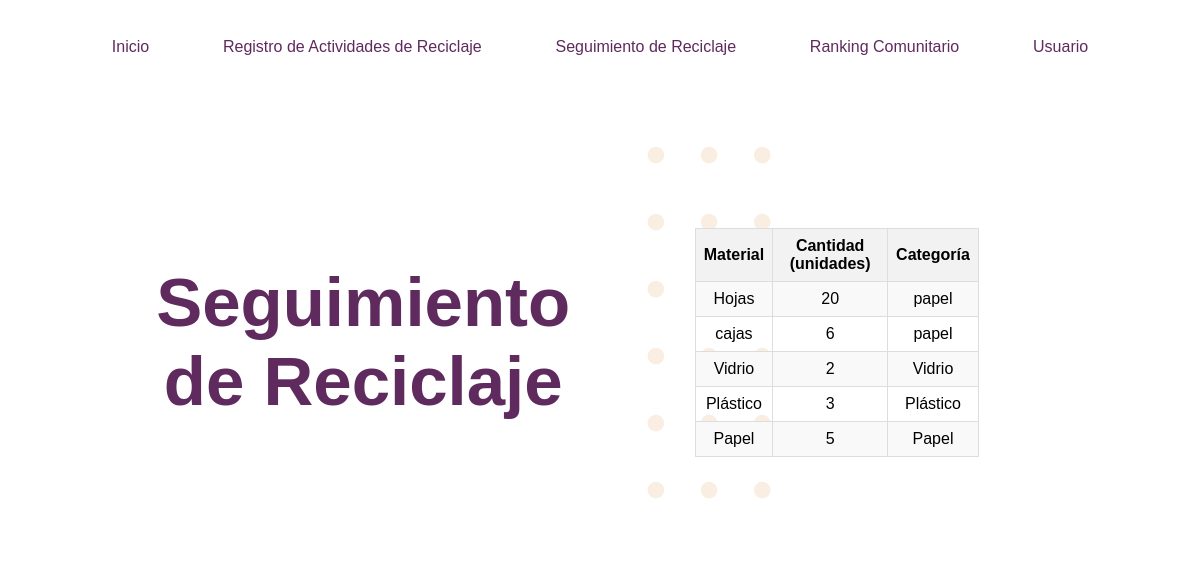
The app's page /seguimiento (signed in), older data.
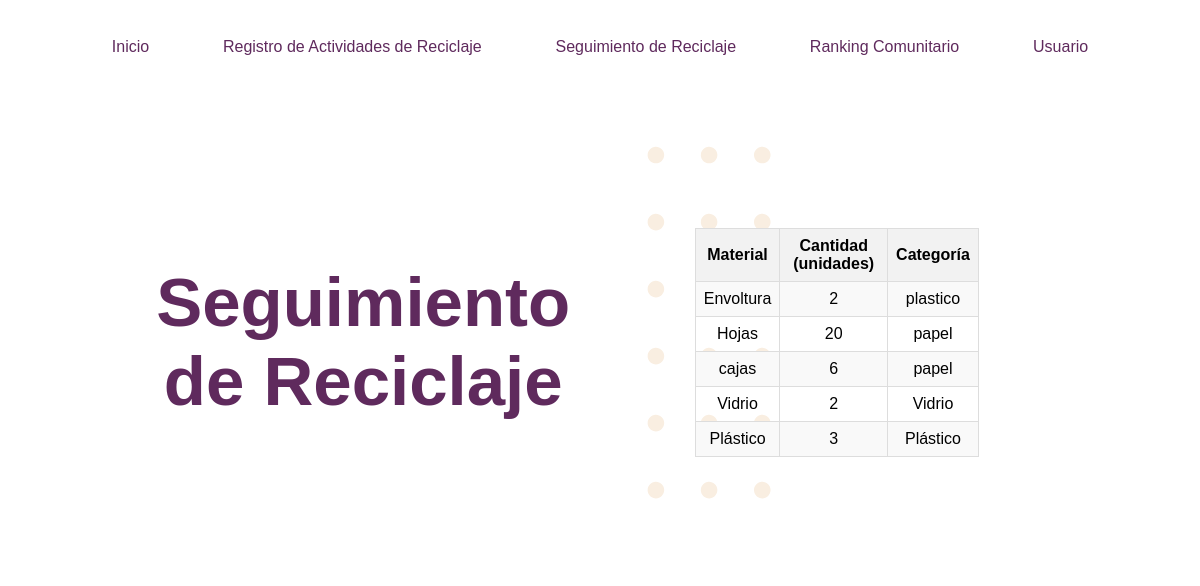
The same page, newer data.
### tables this page shows
CREATE TABLE actividades_reciclaje (    id INTEGER PRIMARY KEY,    usuario_id INTEGER,    material TEXT,    cantidad INTEGER,    categoria TEXT,    FOREIGN KEY (usuario_id) REFERENCES usuarios (id));

### app.py (the view)
@app.route('/seguimiento', methods=['GET'])
def seguimiento():
    if 'usuario' in session:
        usuario_actual = obtener_usuario_por_correo_id(session['usuario'])
        actividades_recientes = obtener_actividades_recientes(usuario_actual[0])
        return render_template('seguimiento.html', actividades_recientes=actividades_recientes)
    else:
        return redirect(url_for('inicio_sesion'))

### app.py (called while the page is built)
def conectar_bd():
    return sqlite3.connect('reciclaje.db')

def obtener_usuario_por_correo_id(correo):
    conn = conectar_bd()
    cursor = conn.cursor()
    cursor.execute('SELECT id, nombre, correo, puntos FROM usuarios WHERE correo = ?', (correo,))
    usuario = cursor.fetchone()
    conn.close()
    return usuario

def obtener_actividades_recientes(usuario_id):
    conn = sqlite3.connect('reciclaje.db')
    cursor = conn.cursor()
    cursor.execute('''
        SELECT material, cantidad, categoria
        FROM actividades_reciclaje
        WHERE usuario_id = ?
        ORDER BY id DESC
        LIMIT 5  -- Obtener las últimas 5 actividades reciclaje
    ''', (usuario_id,))
    actividades_recientes = cursor.fetchall()
    conn.close()
    return actividades_recientes

### templates/seguimiento.html (shortened to what this page needs)
<!DOCTYPE html>
<html lang="en">
<head>
    <link rel="stylesheet" type="text/css" href="{{ url_for('static', filename='main.css') }}">
    <link rel="stylesheet" type="text/css" href="{{ url_for('static', filename='seguimiento.css') }}">
</head>
<body>
    <header id="header">
        <ul id="mainMenu">
            <li><a href="/">Inicio</a></li>
            <li><a href="/registro_actividades">Registro de Actividades de Reciclaje</a></li>
            <li><a href="/seguimiento">Seguimiento de Reciclaje</a></li>
            <li><a href="/ranking_comunitario">Ranking Comunitario</a></li>
            {% if 'usuario' in session %}
                <li><a href="/usuario">Usuario</a></li>
            {% else %}
                <li><a href="/inicio_sesion">Iniciar Sesión</a></li>
            {% endif %}
        </ul>
    </header>
    <section class="contentPage">
        <div  class="contentColumn"><h1 class="pageTitle">Seguimiento de Reciclaje</h1></div>
        <div  class="contentColumn contentSeg">
            {% if actividades_recientes %}
                <table>
                    <thead>
                        <tr>
                            <th>Material</th>
                            <th>Cantidad (unidades)</th>
                            <th>Categoría</th>
                        </tr>
                    </thead>
                    <tbody>
                        {% for actividad in actividades_recientes %}
                            <tr>
                                <td>{{ actividad[0] }}</td>
                                <td>{{ actividad[1] }}</td>
                                <td>{{ actividad[2] }}</td>
                            </tr>
                        {% endfor %}
                    </tbody>
                </table>
            {% else %}
                <p>No hay actividades de reciclaje registradas.</p>
            {% endif %}
        </div>
    </section>
</body>
</html>

### static/main.css (style rules this page uses)
:root { --color-violeta: #5f2a5d; --color-crema:#f9eee1; --color-naranja: #ff885e; --color-rojo-calido: #FF5733; --color-rosa-claro: #FFB6C1; --color-verde-menta: #00FFC3; --color-gris-claro: #ecf0f1; --color-gris-oscuro: #34495e; --color-blanco: #ffffff; --color-negro: #000000; }
body { font-family: 'Lexend', sans-serif; background-color: var(--color-blanco); }
#header { padding: 30px; font-size: 16px; font-weight: 400; }
#mainMenu { list-style-type: none; margin: 0; padding: 0; overflow: hidden; display: flex; justify-content: center; justify-content: space-evenly; }
#mainMenu > li > a { text-decoration: none; color: var(--color-violeta); }
.pageTitle { color:var(--color-violeta); font-weight: 700; font-size: 69px; text-align: center; }
.contentPage { padding-top: 120px; padding-bottom: 80px; background-image: url(./img/section-bg2.svg); background-position: center right; background-repeat: no-repeat; display: flex; justify-content: flex-start; align-items: center; width: 80%; margin: 0 auto; }
.contentColumn { width: 50%; display: flex; align-items: center; background-position: left top; background-repeat: no-repeat; flex-direction: column; }

### static/seguimiento.css (style rules this page uses)
table { table-layout: auto; text-align: center; border-collapse: collapse; }
.contentSeg table { width: 60%; }
th { background-color: #f2f2f2; border: 1px solid #dddddd; padding: 8px; }
td { border: 1px solid #dddddd; padding: 8px; }
tr:nth-child(odd) { background-color: #f9f9f9; }

Row changes from the older to the newer data that the page shows:
no longer on this page (row unchanged): actividades_reciclaje: material "Papel", cantidad "5", categoria "Papel"
added actividades_reciclaje: material "Envoltura", cantidad "2", categoria "plastico"
